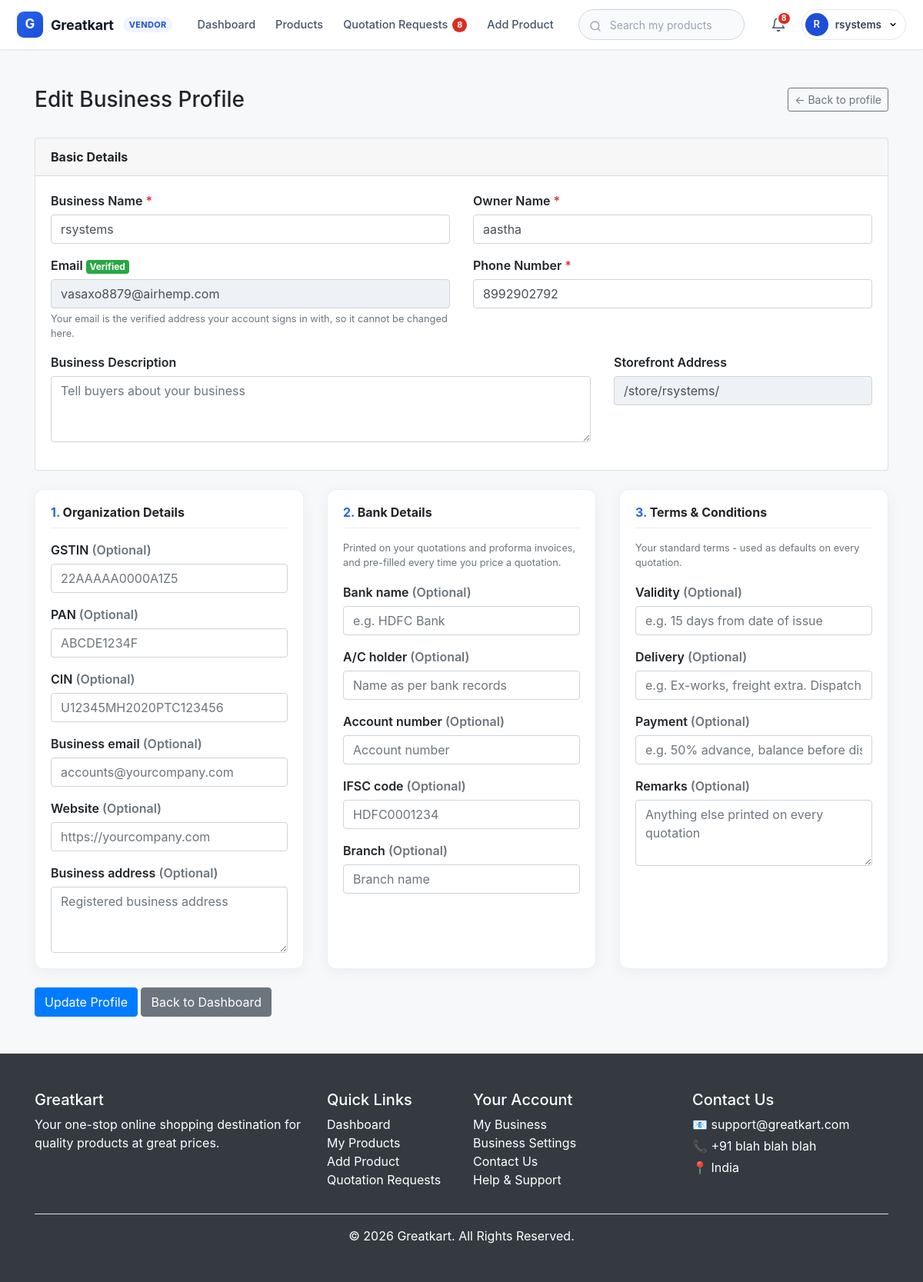
Page /account/vendor/profile/ (signed in) on the committed database.
### accounts/models.py (models this page shows, shortened)
class VendorProfile(models.Model):
    account = models.OneToOneField(
        Account,
        on_delete=models.CASCADE
    )
    business_name = models.CharField(max_length=200)
    business_description = models.TextField(
        blank=True
    )
    phone_number = models.CharField(
        max_length=15,
        blank=True
    )
    is_approved = models.BooleanField(default=True)
    gst_number = models.CharField('GSTIN', max_length=20, blank=True)
    pan_number = models.CharField('PAN', max_length=15, blank=True)
    cin_number = models.CharField('CIN', max_length=25, blank=True)
    business_email = models.EmailField(blank=True)
    website = models.URLField(blank=True)
    business_address = models.TextField(blank=True)
    bank_name = models.CharField(max_length=120, blank=True)
    bank_account_name = models.CharField('A/C holder', max_length=120, blank=True)
    bank_account_number = models.CharField('Account number', max_length=30, blank=True)
    bank_ifsc = models.CharField('IFSC code', max_length=15, blank=True)
    bank_branch = models.CharField('Branch', max_length=120, blank=True)
    terms_validity = models.CharField('Validity', max_length=200, blank=True)
    terms_delivery = models.CharField('Delivery', max_length=255, blank=True)
    terms_payment = models.CharField('Payment', max_length=200, blank=True)
    terms_remarks = models.TextField('Remarks', blank=True)
    slug = models.SlugField(
        max_length=220,
        unique=True,
        null=True,
        blank=True
    )

class Account(AbstractUser):
    full_name = models.CharField(max_length=100)
    email = models.EmailField(unique=True)
    phone = models.CharField(max_length=15)
    is_verified = models.BooleanField(default=False)
    groups = models.ManyToManyField(
        'auth.Group',
        blank=True,
        related_name='account_set',
        related_query_name='account',
    )
    user_permissions = models.ManyToManyField(
        'auth.Permission',
        blank=True,
        related_name='account_set',
        related_query_name='account',
    )

### accounts/views.py (the view, shortened to what this page needs)
# urls.py: path('vendor/profile/', views.vendor_profile, name='vendor_profile'),
@vendor_required
def vendor_profile(request):
    vendor = request.vendor
    account = vendor.account
    business_submitted = request.method == 'POST' and any(
        name in request.POST for name in VendorBusinessForm.Meta.fields
    )
    business_form = VendorBusinessForm(
        request.POST if business_submitted else None,
        instance=vendor,
    )
    return render(
        request,
        'vendor_profile.html',
        {
            'vendor': vendor,
            'account': account,
            'business_form': business_form,
        }
    )

### templates/vendor_profile.html (shortened to what this page needs)
{% load static %}
<!DOCTYPE html>
<html lang="en">
<head>
    <link rel="stylesheet"
          href="{% static 'css/style.css' %}">
    <link rel="stylesheet"
          href="https://stackpath.bootstrapcdn.com/bootstrap/4.5.2/css/bootstrap.min.css">
</head>
<body>
{% include 'extend-files/navbar.html' %}
<div class="container mt-5 mb-5">
    <div class="d-flex justify-content-between align-items-center flex-wrap mb-4">
        <h3 class="mb-2">Edit Business Profile</h3>
        <a href="{% url 'vendor_details' %}" class="btn btn-outline-secondary btn-sm mb-2">&larr; Back to profile</a>
    </div>
    <form method="POST" novalidate>
        <div class="card mb-4">
            <div class="card-header">
                <strong>Basic Details</strong>
            </div>
            <div class="card-body">
                <div class="row">
                    <div class="col-md-6 form-group">
                        <label class="form-label">
                            Business Name <span class="text-danger">*</span>
                        </label>
                        <input type="text"
                               name="business_name"
                               class="form-control"
                               value="{{ form_data.business_name|default:vendor.business_name }}"
                               required>
                    </div>
                    <div class="col-md-6 form-group">
                        <label class="form-label">
                            Owner Name <span class="text-danger">*</span>
                        </label>
                        <input type="text"
                               name="full_name"
                               class="form-control"
                               value="{{ form_data.full_name|default:account.full_name }}"
                               required>
                    </div>
                    <div class="col-md-6 form-group">
                        <label class="form-label">
                            Email
                            {% if account.is_verified %}
                                <span class="badge badge-success">Verified</span>
                            {% else %}
                                <span class="badge badge-warning">Not verified</span>
                            {% endif %}
                        </label>
                        <input type="email"
                               class="form-control"
                               value="{{ account.email }}"
                               readonly>
                        <small class="form-text text-muted">
                            Your email is the verified address your account
                            signs in with, so it cannot be changed here.
                        </small>
                    </div>
                    <div class="col-md-6 form-group">
                        <label class="form-label">
                            Phone Number <span class="text-danger">*</span>
                        </label>
                        <input type="text"
                               name="phone_number"
                               class="form-control"
                               value="{{ form_data.phone_number|default:vendor.phone_number }}"
                               required>
                    </div>
                    <div class="col-md-8 form-group">
                        <label class="form-label">
                            Business Description
                        </label>
                        <textarea name="business_description"
                                  class="form-control"
                                  rows="3"
                                  placeholder="Tell buyers about your business">{{ form_data.business_description|default:vendor.business_description }}</textarea>
                    </div>
                    <div class="col-md-4 form-group">
                        <label class="form-label">
                            Storefront Address
                        </label>
                        <input type="text"
                               class="form-control"
                               value="/store/{{ vendor.slug }}/"
                               readonly>
                    </div>
                </div>
            </div>
        </div>
        <div class="row">
            <div class="col-lg-4 mb-4">
                <div class="section-box" id="organization">
                    <h5><span>1.</span> Organization Details</h5>
                    <div class="form-group">{% include 'partials/field.html' with field=business_form.gst_number %}</div>
                    <div class="form-group">{% include 'partials/field.html' with field=business_form.pan_number %}</div>
                    <div class="form-group">{% include 'partials/field.html' with field=business_form.cin_number %}</div>
                    <div class="form-group">{% include 'partials/field.html' with field=business_form.business_email %}</div>
                    <div class="form-group">{% include 'partials/field.html' with field=business_form.website %}</div>
                    <div class="form-group mb-0">{% include 'partials/field.html' with field=business_form.business_address %}</div>
                </div>
            </div>
            <div class="col-lg-4 mb-4">
                <div class="section-box" id="bank">
                    <h5><span>2.</span> Bank Details</h5>
                    <p class="small text-muted">
                        Printed on your quotations and proforma invoices, and pre-filled
                        every time you price a quotation.
                    </p>
                    <div class="form-group">{% include 'partials/field.html' with field=business_form.bank_name %}</div>
                    <div class="form-group">{% include 'partials/field.html' with field=business_form.bank_account_name %}</div>
                    <div class="form-group">{% include 'partials/field.html' with field=business_form.bank_account_number %}</div>
                    <div class="form-group">{% include 'partials/field.html' with field=business_form.bank_ifsc %}</div>
                    <div class="form-group mb-0">{% include 'partials/field.html' with field=business_form.bank_branch %}</div>
                </div>
            </div>
            <div class="col-lg-4 mb-4">
                <div class="section-box" id="terms">
                    <h5><span>3.</span> Terms &amp; Conditions</h5>
                    <p class="small text-muted">
                        Your standard terms - used as defaults on every quotation.
                    </p>
                    <div class="form-group">{% include 'partials/field.html' with field=business_form.terms_validity %}</div>
                    <div class="form-group">{% include 'partials/field.html' with field=business_form.terms_delivery %}</div>
                    <div class="form-group">{% include 'partials/field.html' with field=business_form.terms_payment %}</div>
                    <div class="form-group mb-0">{% include 'partials/field.html' with field=business_form.terms_remarks %}</div>
                </div>
            </div>
        </div>
        <button type="submit"
                class="btn btn-primary">
            Update Profile
        </button>
        <a href="{% url 'vendor_dashboard' %}"
           class="btn btn-secondary">
            Back to Dashboard
        </a>
    </form>
</div>
{% include 'extend-files/footer.html' %}
</body>
</html>

### templates/extend-files/navbar.html (shortened to what this page needs)
<nav class="gk-nav">
    <div class="gk-nav__inner">
        <a class="gk-brand" href="{% url 'home' %}">
            <span class="gk-brand__mark">G</span>
            <span class="gk-brand__name">Greatkart</span>
            {% if is_vendor_account %}
                <span class="gk-brand__tag">Vendor</span>
            {% endif %}
        </a>
        {% if is_vendor_account %}
            <div class="gk-links">
                <a class="gk-link {% if request.resolver_match.url_name == 'vendor_dashboard' %}is-active{% endif %}"
                   href="{% url 'vendor_dashboard' %}">
                    Dashboard
                </a>
                <a class="gk-link {% if 'product' in request.resolver_match.url_name %}is-active{% endif %}"
                   href="{% url 'vendor_products' %}">
                    Products
                </a>
                <a class="gk-link {% if 'quote' in request.resolver_match.url_name %}is-active{% endif %}"
                   href="{% url 'quote_list_vendor' %}">
                    Quotation Requests
                    {% include 'extend-files/quote_badge.html' %}
                </a>
                <a class="gk-link {% if request.resolver_match.url_name == 'vendor_add_product' %}is-active{% endif %}"
                   href="{% url 'vendor_add_product' %}">
                    Add Product
                </a>
            </div>
        {% endif %}
        <form class="gk-search" method="GET" action="{% url 'search' %}" role="search">
            <span class="gk-search__icon">
            </span>
            <input type="search"
                   name="q"
                   value="{{ request.GET.q|default:'' }}"
                   aria-label="Search"
                   placeholder="{% if is_vendor_account %}Search my products{% else %}Search products{% endif %}">
        </form>
        <div class="gk-actions">
            {% if user.is_authenticated %}
                <div class="gk-account gk-bell" data-gk-dropdown>
                    <button type="button"
                            class="gk-icon-btn"
                            data-gk-toggle
                            aria-expanded="false"
                            title="Notifications"
                            aria-label="Notifications{% if unread_notification_count %} ({{ unread_notification_count }} unread){% endif %}">
                        <svg width="20" height="20" viewBox="0 0 24 24" fill="none"
                             stroke="currentColor" stroke-width="1.8"
                             stroke-linecap="round" stroke-linejoin="round">
                            <path d="M18 8A6 6 0 0 0 6 8c0 7-3 9-3 9h18s-3-2-3-9"></path>
                            <path d="M13.73 21a2 2 0 0 1-3.46 0"></path>
                        </svg>
                        {% if unread_notification_count %}
                            <span class="gk-badge">{% if unread_notification_count > 99 %}99+{% else %}{{ unread_notification_count }}{% endif %}</span>
                        {% endif %}
                    </button>
                </div>
                <div class="gk-account" data-gk-dropdown>
                    <button type="button"
                            class="gk-account__btn"
                            data-gk-toggle
                            aria-expanded="false">
                        <span class="gk-avatar">
                            {% if is_vendor_account %}
                                {{ vendor_profile.business_name|slice:":1" }}
                            {% else %}
                                {{ user.full_name|default:user.username|slice:":1" }}
                            {% endif %}
                        </span>
                        <span class="gk-account__name">
                            {% if is_vendor_account %}
                                {{ vendor_profile.business_name }}
                            {% else %}
                                {{ user.full_name|default:user.username }}
                            {% endif %}
                        </span>
                        <svg class="gk-link__caret" width="12" height="12" viewBox="0 0 24 24"
                             fill="none" stroke="currentColor" stroke-width="2.5"
                             stroke-linecap="round" stroke-linejoin="round">
                            <polyline points="6 9 12 15 18 9"></polyline>
                        </svg>
                    </button>
                </div>
            {% else %}
                <a class="gk-btn gk-btn--ghost" href="{% url 'login' %}">Log in</a>
                <a class="gk-btn gk-btn--primary" href="{% url 'register' %}">Sign up</a>
            {% endif %}
        </div>
    </div>
</nav>

### templates/partials/field.html (shortened to what this page needs)
<label class="form-label" for="{{ field.id_for_label }}">
    {{ field.label }}
    {% if field.field.required %}
        <span class="text-danger">*</span>
    {% else %}
        <span class="text-muted">(Optional)</span>
    {% endif %}
</label>
{{ field }}

### rows in the picture
VendorProfile: business_name "R", business_name "rsystems", phone_number "8992902792", slug "/store/rsystems/"
Account: full_name "aastha", email "vasaxo8879@airhemp.com"

### other values in the picture
{{ unread_quotation_count }} "8"
{{ unread_notification_count }} "8"
{{ field.label }} "GSTIN PAN CIN Business email Website Business address Bank name A/C holder Account number IFSC code Branch Validity Delivery Payment Remarks"
